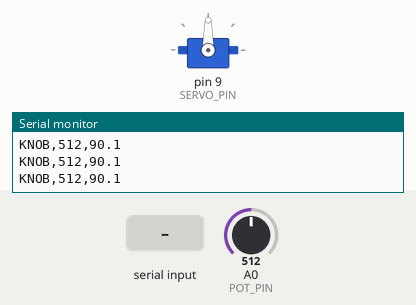
This sketch was run on a simulated Arduino Uno, built with avr-gcc and run on an emulated ATmega328P. On the bench: servo, the last lines printed to the serial monitor. Inputs (shaded band) come from the test bench; at power-on: A0 (POT_PIN) = 512.

Above: at 1.2 s.
1.3 s: "MODE:P\n" received over Serial
At 1.45 s:
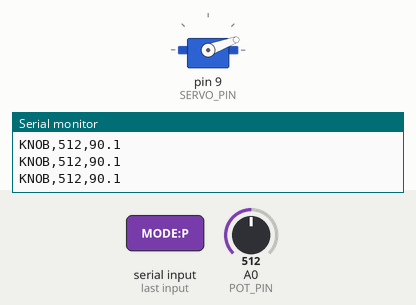
4.3 s: "STOP\n" received over Serial
At 4.3 s:
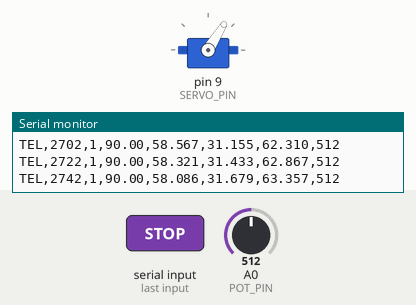
5.8 s: "MODE:PI\n" received over Serial
At 7.26 s:
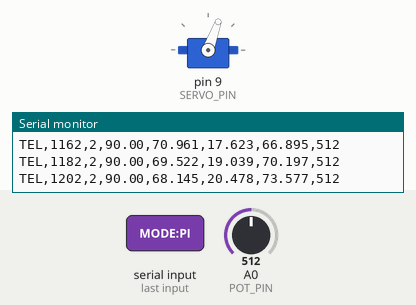
Timing chart, 0 to 17.2 s (numbered marks = the images above; inputs shaded):
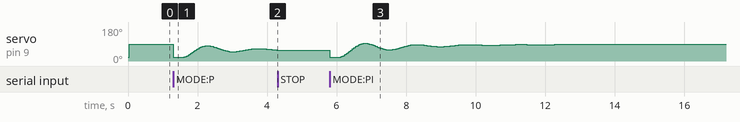

Measured:
- after the input at 4.3 s, servo on pin 9 (SERVO_PIN): stops changing and stays 58°

The sketch:

LandingGearPID.ino
```cpp
#include <Servo.h>
#include <math.h>
#include <string.h>
#include <stdlib.h>

/*
  Aircraft Landing Gear Actuator and Position Control Using PID

  The Arduino runs a simple second-order simulation. The SG90 moves to show
  the simulated angle, but this setup does not measure the servo shaft angle.

  The webpage sends these commands over USB serial at 115200 baud:
    HELLO, SETPOINT:x, CENTER, MANUAL
    MODE:P, MODE:PI, MODE:PD, MODE:PID, COMPARE, STOP

  The model starts at 20 degrees and uses 90 degrees as the usual target.
  The model values are for a classroom demo; they are not aircraft test data.
*/

// Pins used by the servo and potentiometer.
const byte SERVO_PIN = 9;
const byte POT_PIN = A0;
Servo indicatorServo;

// These numbers are also used in the data sent to the webpage.
const byte MODE_P = 1;
const byte MODE_PI = 2;
const byte MODE_PD = 3;
const byte MODE_PID = 4;

// Timing for the model and the serial updates.
const unsigned long SAMPLE_INTERVAL_MS = 20;
const unsigned long TRIAL_DURATION_MS = 12000;
const unsigned long POT_REPORT_INTERVAL_MS = 100;
const unsigned long MANUAL_SERVO_REFRESH_MS = 30;

// Parameters for the simulated landing-gear response.
const float NATURAL_FREQUENCY = 2.5f;  // rad/s
const float DAMPING_RATIO = 0.35f;

// Gains are kept the same between runs for this comparison.
const float KP = 2.0f;
const float KI = 1.2f;
const float KD = 0.65f;

// The target range and the servo command limits.
const float INITIAL_ANGLE_DEG = 20.0f;
const float MIN_REFERENCE_DEG = 20.0f;
const float MAX_REFERENCE_DEG = 160.0f;
const float MIN_SERVO_COMMAND_DEG = 0.0f;
const float MAX_SERVO_COMMAND_DEG = 180.0f;

// State for the current run.
byte activeMode = MODE_P;
byte nextComparisonMode = MODE_P;
bool trialRunning = false;
bool comparisonRunning = false;
bool manualControlEnabled = true;

float referenceAngleDeg = 90.0f;
float modelAngleDeg = INITIAL_ANGLE_DEG;
float modelAngularRate = 0.0f;
float integralContribution = 0.0f;
float lastControlCommandDeg = INITIAL_ANGLE_DEG;

unsigned long trialStartMs = 0;
unsigned long lastSampleMs = 0;
unsigned long lastSampleMicros = 0;
unsigned long lastPotReportMs = 0;
unsigned long lastManualRefreshMs = 0;

char serialBuffer[48];
byte serialBufferLength = 0;

const char* controllerName(byte mode) {
  switch (mode) {
    case MODE_P:   return "P";
    case MODE_PI:  return "PI";
    case MODE_PD:  return "PD";
    case MODE_PID: return "PID";
    default:       return "UNKNOWN";
  }
}

// PI and PID use integral action.
bool integralActionEnabled(byte mode) {
  return mode == MODE_PI || mode == MODE_PID;
}

// PD and PID use derivative action.
bool derivativeActionEnabled(byte mode) {
  return mode == MODE_PD || mode == MODE_PID;
}

int readPotentiometer() {
  return analogRead(POT_PIN);
}

// Turn the potentiometer reading into a manual angle.
float manualAngleFromKnob() {
  const int reading = readPotentiometer();
  const float fraction = reading / 1023.0f;
  return MIN_REFERENCE_DEG
       + fraction * (MAX_REFERENCE_DEG - MIN_REFERENCE_DEG);
}

void sendPotentiometerReading() {
  const int reading = readPotentiometer();
  const float manualAngle = MIN_REFERENCE_DEG
      + (MAX_REFERENCE_DEG - MIN_REFERENCE_DEG) * reading / 1023.0f;

  Serial.print(F("KNOB,"));
  Serial.print(reading);
  Serial.print(',');
  Serial.println(manualAngle, 1);
}

void sendReferenceAngle() {
  Serial.print(F("SETPOINT,"));
  Serial.println(referenceAngleDeg, 1);
}

// Start each controller from the same angle and clear its stored values.
void startTrial(byte mode) {
  activeMode = mode;
  manualControlEnabled = false;

  modelAngleDeg = INITIAL_ANGLE_DEG;
  modelAngularRate = 0.0f;
  integralContribution = 0.0f;
  lastControlCommandDeg = INITIAL_ANGLE_DEG;

  // Show the retracted position before starting the run.
  indicatorServo.write((int)INITIAL_ANGLE_DEG);
  delay(250);

  trialStartMs = millis();
  lastSampleMs = trialStartMs;
  lastSampleMicros = micros();
  trialRunning = true;

  Serial.print(F("START,"));
  Serial.print(activeMode);
  Serial.print(',');
  Serial.print(controllerName(activeMode));
  Serial.print(',');
  Serial.println(referenceAngleDeg, 1);
}

void startComparison() {
  comparisonRunning = true;
  nextComparisonMode = MODE_P;
  Serial.println(F("COMPARE_START"));
  startTrial(nextComparisonMode);
}

void finishCurrentTrial() {
  const bool wasComparison = comparisonRunning;

  Serial.print(F("END,"));
  Serial.print(activeMode);
  Serial.print(',');
  Serial.println(controllerName(activeMode));

  if (wasComparison && nextComparisonMode < MODE_PID) {
    ++nextComparisonMode;
    startTrial(nextComparisonMode);
    return;
  }

  trialRunning = false;
  comparisonRunning = false;
  manualControlEnabled = false;  // Hold the last position until another command.

  if (wasComparison) {
    Serial.println(F("COMPARE_END"));
  }
}

/*
  Calculate the actuator command from the selected controller.

  P:   u = Kp * error
  PI:  u = Kp * error + integralContribution
  PD:  u = Kp * error - Kd * modelAngularRate
  PID: u = Kp * error + integralContribution - Kd * modelAngularRate

  The derivative is taken from the model output (derivative-on-measurement).
  This avoids a sharp derivative kick when the target angle changes.
*/
float calculateControlCommand(float errorDeg, float sampleSeconds) {
  const bool useIntegral = integralActionEnabled(activeMode);
  const bool useDerivative = derivativeActionEnabled(activeMode);

  const float derivativeContribution = useDerivative
      ? -KD * modelAngularRate
      : 0.0f;

  // Avoid building up the integral term while the output is pinned at a limit.
  const float outputBeforeIntegralUpdate =
      KP * errorDeg + integralContribution + derivativeContribution;

  if (useIntegral) {
    const bool drivingFurtherHigh =
        outputBeforeIntegralUpdate >= MAX_SERVO_COMMAND_DEG && errorDeg > 0.0f;
    const bool drivingFurtherLow =
        outputBeforeIntegralUpdate <= MIN_SERVO_COMMAND_DEG && errorDeg < 0.0f;

    if (!drivingFurtherHigh && !drivingFurtherLow) {
      integralContribution += KI * errorDeg * sampleSeconds;
    }

    integralContribution = constrain(integralContribution, -180.0f, 180.0f);
  }

  const float output = KP * errorDeg + integralContribution
                     + derivativeContribution;
  return constrain(output, MIN_SERVO_COMMAND_DEG, MAX_SERVO_COMMAND_DEG);
}

// Update the second-order model for this sample.
void updatePlantModel(float controlCommandDeg, float sampleSeconds) {
  const float acceleration =
      NATURAL_FREQUENCY * NATURAL_FREQUENCY * (controlCommandDeg - modelAngleDeg)
      - 2.0f * DAMPING_RATIO * NATURAL_FREQUENCY * modelAngularRate;

  // Update speed first, then angle.
  modelAngularRate += acceleration * sampleSeconds;
  modelAngleDeg += modelAngularRate * sampleSeconds;

  // Keep the model inside the allowed angle range.
  if (modelAngleDeg < 0.0f) {
    modelAngleDeg = 0.0f;
    if (modelAngularRate < 0.0f) modelAngularRate = 0.0f;
  }

  if (modelAngleDeg > 180.0f) {
    modelAngleDeg = 180.0f;
    if (modelAngularRate > 0.0f) modelAngularRate = 0.0f;
  }
}

void sendTelemetry(unsigned long elapsedMs, float errorDeg) {
  Serial.print(F("TEL,"));
  Serial.print(elapsedMs);
  Serial.print(',');
  Serial.print(activeMode);
  Serial.print(',');
  Serial.print(referenceAngleDeg, 2);
  Serial.print(',');
  Serial.print(modelAngleDeg, 3);
  Serial.print(',');
  Serial.print(errorDeg, 3);
  Serial.print(',');
  Serial.print(lastControlCommandDeg, 3);
  Serial.print(',');
  Serial.println(readPotentiometer());
}

void runOneSample() {
  const unsigned long nowMs = millis();
  if (nowMs - lastSampleMs < SAMPLE_INTERVAL_MS) return;

  const unsigned long nowMicros = micros();
  float sampleSeconds = (nowMicros - lastSampleMicros) / 1000000.0f;
  lastSampleMicros = nowMicros;
  lastSampleMs = nowMs;

  // Fall back to 20 ms if a sample took unexpectedly long.
  if (sampleSeconds <= 0.0f || sampleSeconds > 0.1f) {
    sampleSeconds = SAMPLE_INTERVAL_MS / 1000.0f;
  }

  const float errorDeg = referenceAngleDeg - modelAngleDeg;
  lastControlCommandDeg = calculateControlCommand(errorDeg, sampleSeconds);
  updatePlantModel(lastControlCommandDeg, sampleSeconds);

  // The servo follows the model output; it is not feedback from the real shaft.
  const int indicatorAngle = constrain((int)(modelAngleDeg + 0.5f), 0, 180);
  indicatorServo.write(indicatorAngle);

  const unsigned long elapsedMs = nowMs - trialStartMs;
  sendTelemetry(elapsedMs, errorDeg);

  if (elapsedMs >= TRIAL_DURATION_MS) {
    finishCurrentTrial();
  }
}

void handleSerialCommand(char* command) {
  if (strcmp(command, "HELLO") == 0) {
    if (!trialRunning) {
      manualControlEnabled = true;
      indicatorServo.write((int)(manualAngleFromKnob() + 0.5f));
    }

    // The webpage waits for this reply before enabling the controls.
    Serial.println(F("READY,Flight Systems Lab v6"));
    sendPotentiometerReading();
    sendReferenceAngle();
    return;
  }

  if (strcmp(command, "STOP") == 0) {
    trialRunning = false;
    comparisonRunning = false;
    manualControlEnabled = false;
    Serial.println(F("STOPPED"));
    return;
  }

  if (strncmp(command, "SETPOINT:", 9) == 0) {
    if (trialRunning) {
      Serial.println(F("BUSY,Trial already running; setpoint unchanged"));
      return;
    }

    float requestedAngle = atof(command + 9);
    if (!isfinite(requestedAngle)) requestedAngle = 90.0f;
    referenceAngleDeg = constrain(requestedAngle,
                                  MIN_REFERENCE_DEG,
                                  MAX_REFERENCE_DEG);
    sendReferenceAngle();
    return;
  }

  if (strcmp(command, "CENTER") == 0) {
    if (trialRunning) {
      Serial.println(F("BUSY,Trial already running"));
      return;
    }

    manualControlEnabled = false;
    indicatorServo.write(90);
    Serial.println(F("CENTERED,90"));
    return;
  }

  if (trialRunning) {
    Serial.println(F("BUSY,Trial already running"));
    return;
  }

  if (strcmp(command, "MANUAL") == 0) {
    manualControlEnabled = true;
    indicatorServo.write((int)(manualAngleFromKnob() + 0.5f));
    Serial.println(F("MANUAL_READY"));
    sendPotentiometerReading();
    return;
  }

  // Start the controller selected in the webpage.
  if (strcmp(command, "MODE:P") == 0) {
    comparisonRunning = false;
    startTrial(MODE_P);
  } else if (strcmp(command, "MODE:PI") == 0) {
    comparisonRunning = false;
    startTrial(MODE_PI);
  } else if (strcmp(command, "MODE:PD") == 0) {
    comparisonRunning = false;
    startTrial(MODE_PD);
  } else if (strcmp(command, "MODE:PID") == 0) {
    comparisonRunning = false;
    startTrial(MODE_PID);
  } else if (strcmp(command, "COMPARE") == 0) {
    startComparison();
  }
}

void readSerialCommands() {
  while (Serial.available() > 0) {
    const char received = (char)Serial.read();
    if (received == '\r') continue;

    if (received == '\n') {
      serialBuffer[serialBufferLength] = '\0';
      if (serialBufferLength > 0) handleSerialCommand(serialBuffer);
      serialBufferLength = 0;
    } else if (serialBufferLength < sizeof(serialBuffer) - 1) {
      serialBuffer[serialBufferLength++] = received;
    } else {
      // Ignore a command that is too long for the buffer.
      serialBufferLength = 0;
    }
  }
}

void setup() {
  Serial.begin(115200);
  indicatorServo.attach(SERVO_PIN);
  indicatorServo.write((int)INITIAL_ANGLE_DEG);

  Serial.println(F("READY,Flight Systems Lab v6"));
  sendPotentiometerReading();
  sendReferenceAngle();
}

void loop() {
  readSerialCommands();

  if (trialRunning) {
    runOneSample();

    // Fallback in case a run misses its normal end time.
    if (trialRunning && millis() - trialStartMs > TRIAL_DURATION_MS + 1000UL) {
      finishCurrentTrial();
    }
    return;
  }

  if (manualControlEnabled &&
      millis() - lastManualRefreshMs >= MANUAL_SERVO_REFRESH_MS) {
    lastManualRefreshMs = millis();
    indicatorServo.write((int)(manualAngleFromKnob() + 0.5f));
  }

  if (millis() - lastPotReportMs >= POT_REPORT_INTERVAL_MS) {
    lastPotReportMs = millis();
    sendPotentiometerReading();
  }
}
```
